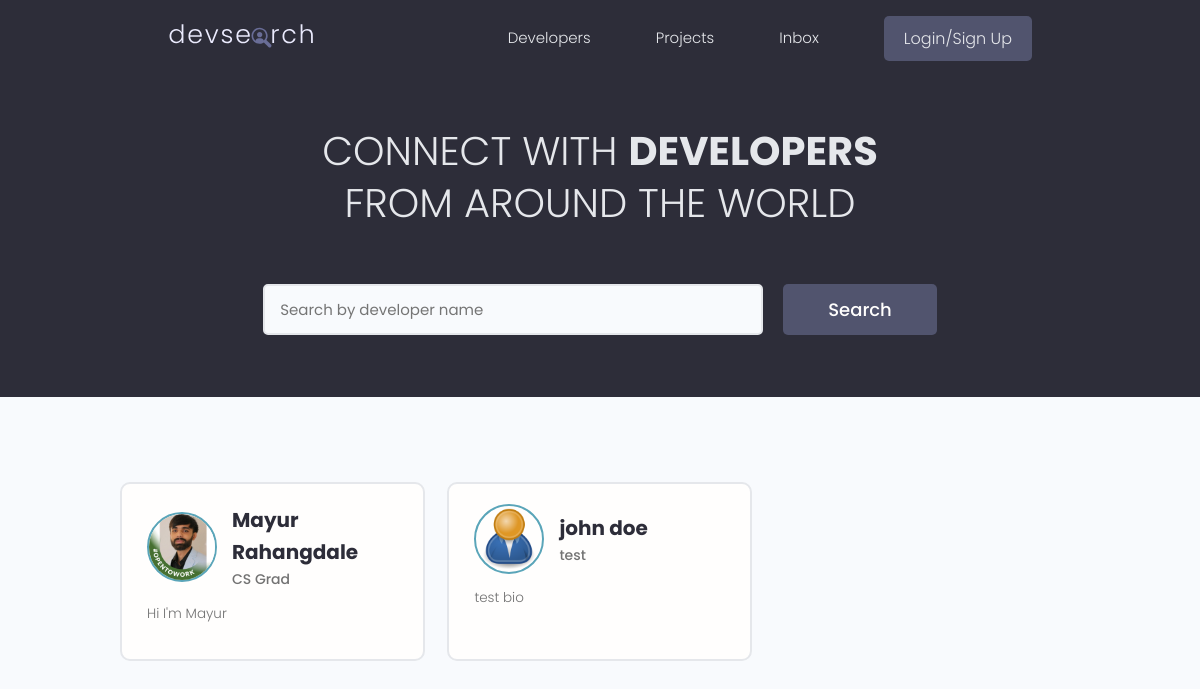
The app's page /, older data.
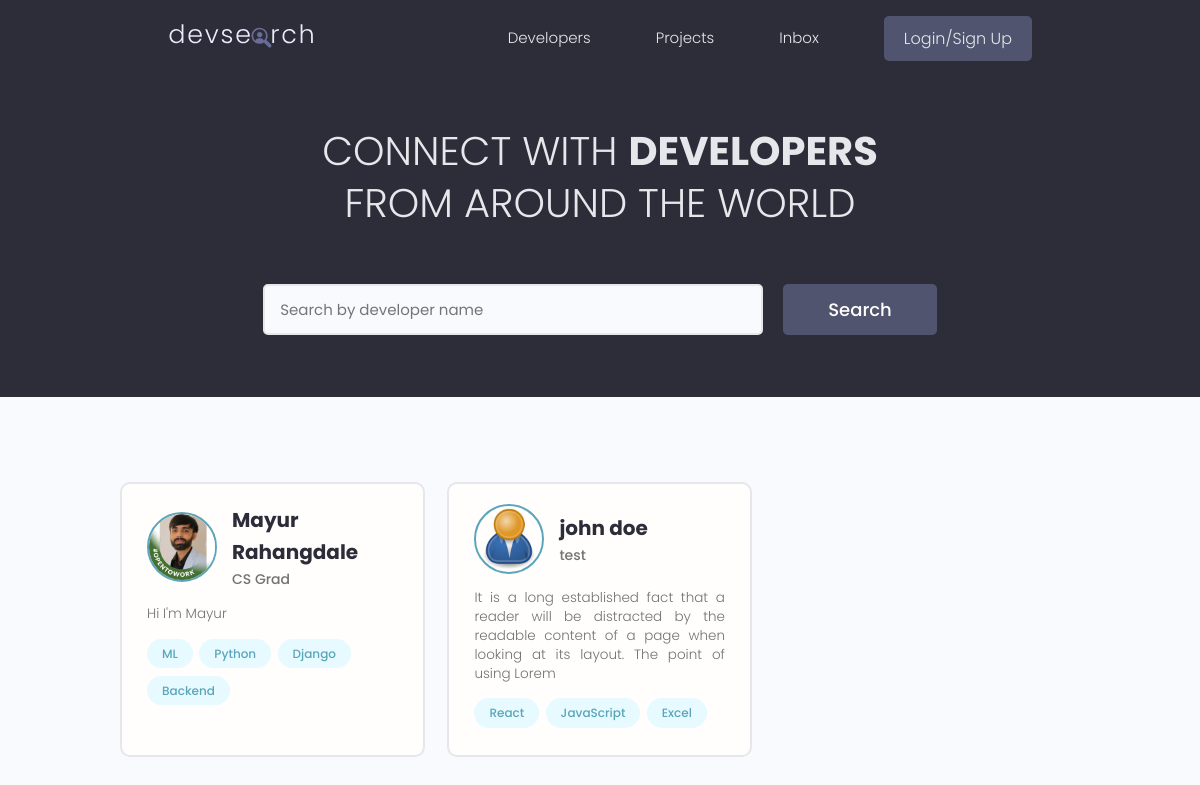
The same page, newer data.
### users/models.py (models this page shows, shortened)
class Profile(models.Model):
    user=models.OneToOneField(User, on_delete=models.CASCADE, null=True,blank=True)
    name=models.CharField(max_length=200,null=True,blank=True)
    email=models.EmailField(max_length=500,null=True,blank=True)
    username=models.CharField(max_length=200,null=True,blank=True)
    location=models.CharField(max_length=200,null=True,blank=True)
    short_intro=models.CharField(max_length=200,null=True,blank=True)
    bio=models.TextField(null=True,blank=True)
    profile_image=models.ImageField(null=True,blank=True,default="profiles/user-default.png", upload_to='profiles/')
    social_github=models.CharField(max_length=200,null=True,blank=True)
    social_twitter=models.CharField(max_length=200,null=True,blank=True)
    social_linkedin=models.CharField(max_length=200,null=True,blank=True)
    social_youtube=models.CharField(max_length=200,null=True,blank=True)
    social_website=models.CharField(max_length=200,null=True,blank=True)
    created=models.DateTimeField(auto_now_add=True)
    id=models.UUIDField(default=uuid.uuid4,unique=True,primary_key=True,editable=False)

class Skill(models.Model):
    owner=models.ForeignKey(Profile,on_delete=models.CASCADE,null=True,blank=True)
    name = models.CharField(max_length=200)
    description=models.TextField(null=True,blank=True)
    created=models.DateTimeField(auto_now_add=True)
    id=models.UUIDField(default=uuid.uuid4,unique=True,primary_key=True,editable=False)

### users/views.py (the view)
# urls.py: path('',views.profiles,name="profiles"),
def profiles(request):
    profiles=Profile.objects.all()
    context={'profiles':profiles}
    return render(request,'users/profiles.html',context)

### users/templates/users/profiles.html (shortened to what this page needs)
{% extends 'main.html' %}
{% block content %}
<main class="home">
    <section class="hero-section text-center">
      <div class="container container--narrow">
        <div class="hero-section__box">
          <h2>CONNECT WITH <span>DEVELOPERS</span></h2>
          <h2>FROM AROUND THE WORLD</h2>
        </div>
        <div class="hero-section__search">
          <form class="form" action="#" method="get">
            <div class="form__field">
              <input class="input input--text" id="formInput#search" type="text" name="text"
                placeholder="Search by developer name" />
            </div>
            <input class="btn btn--sub btn--lg" type="submit" value="Search" />
          </form>
        </div>
      </div>
    </section>
    <section class="devlist">
      <div class="container">
        <div class="grid grid--three">
        {% for profile in profiles %}
          <div class="column card">
            <div class="dev">
              <a href="{% url 'user-profile' profile.id %}" class="card__body">
                <div class="dev__profile">
                  <img class="avatar avatar--md" src="{{profile.profile_image.url}}" alt="image" />
                  <div class="dev__meta">
                    <h3>{{profile.name}}</h3>
                    <h5>{{profile.short_intro|slice:"150"}}</h5>
                  </div>
                </div>
                <p class="dev__info">
                    {{profile.bio|slice:"150"}}
                </p>
                <div class="dev__skills">
                {% for skill in profile.skill_set.all|slice:"5" %}
                  <span class="tag tag--pill tag--main">
                    <small>{{skill.name}}</small>
                  </span>
                 {% endfor %}
                </div>
              </a>
            </div>
          </div>
          {% endfor %}
        </div>
      </div>
    </section>
  </main>
{% endblock content%}

Row changes from the older to the newer data that the page shows:
added Skill: name "ML", shown under Profile "Mayur Rahangdale"
added Skill: name "Python", shown under Profile "Mayur Rahangdale"
added Skill: name "Django", shown under Profile "Mayur Rahangdale"
added Skill: name "Backend", shown under Profile "Mayur Rahangdale"
changed Profile "john doe": bio "test bio" → "It is a long established fact that a reader will be distracted by the readable content of a page when looking at its layout. The point of using Lorem"
added Skill: name "React", shown under Profile "john doe"
added Skill: name "JavaScript", shown under Profile "john doe"
added Skill: name "Excel", shown under Profile "john doe"
